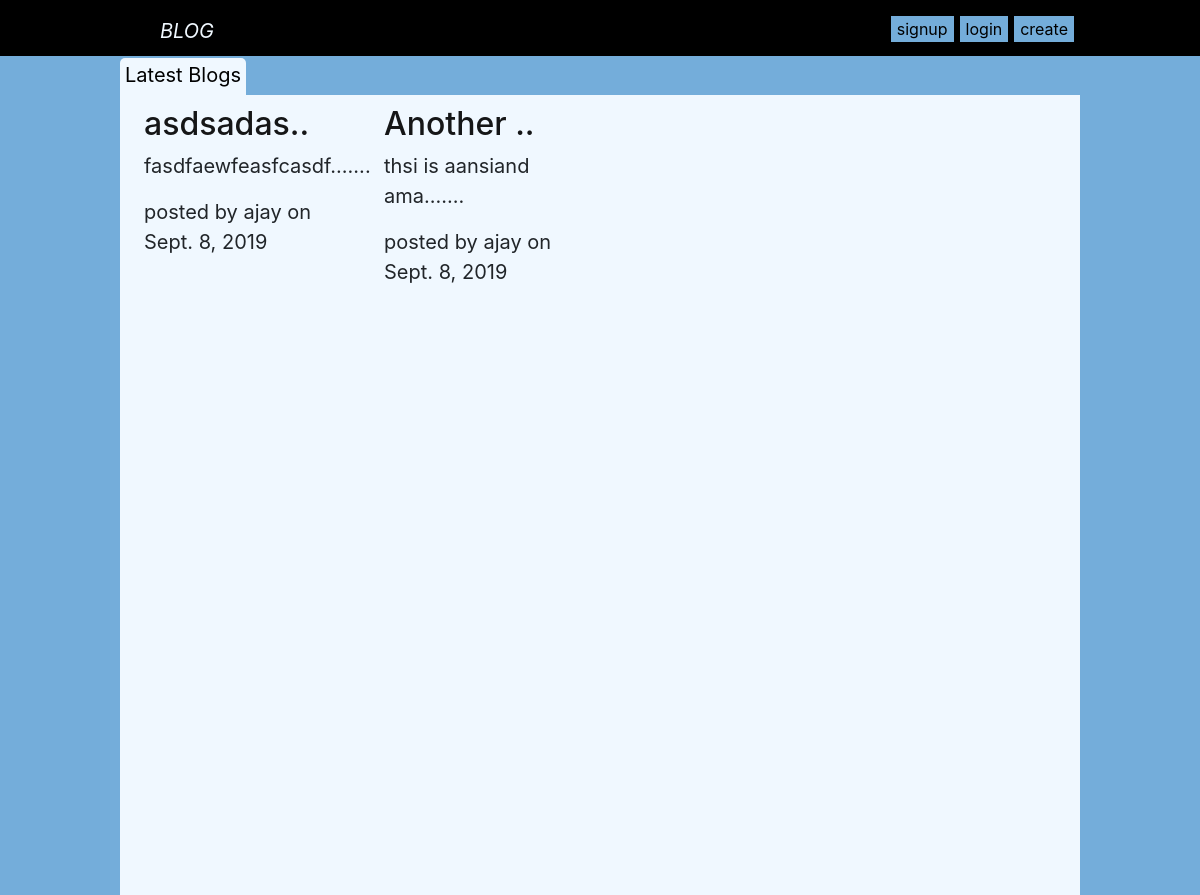
Before: / with the older database file.
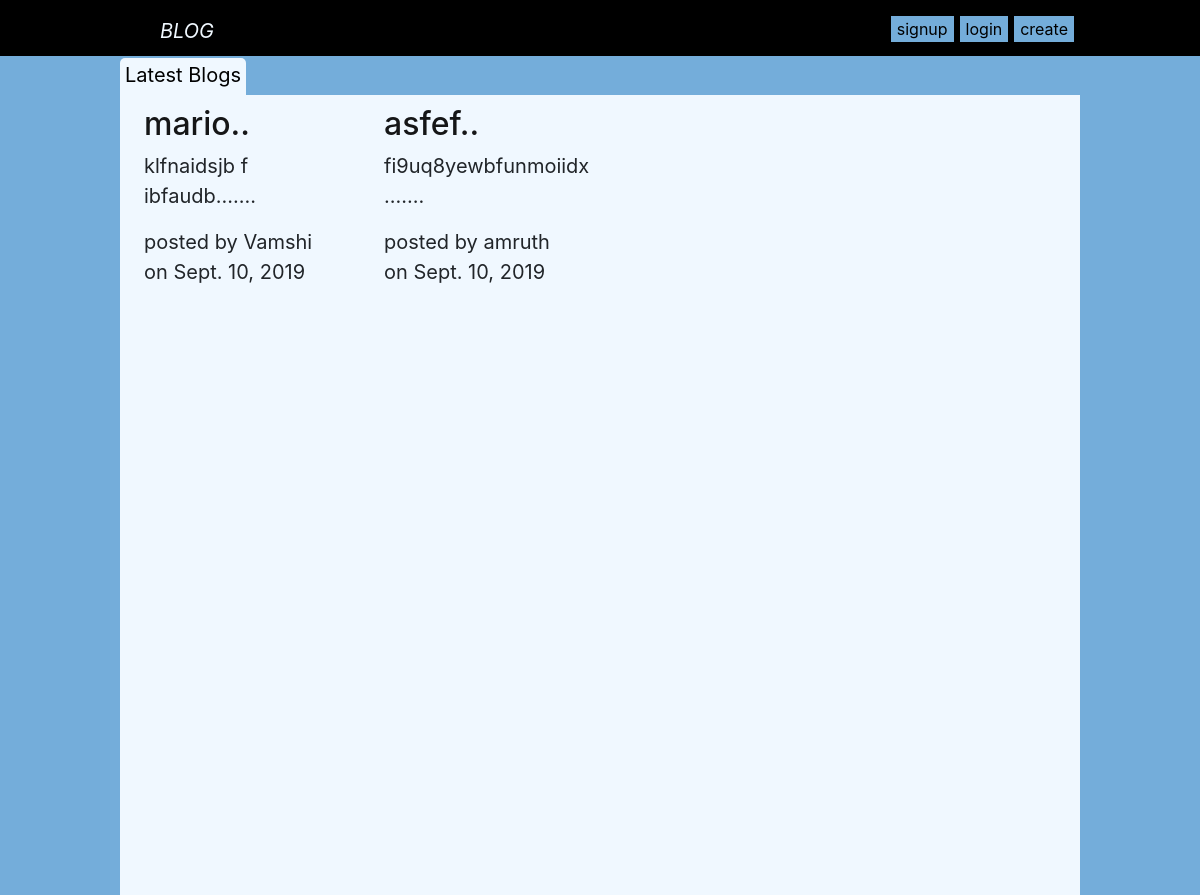
After: the same page with the newer database file.
### articles/models.py (models this page shows, shortened)
class Article(models.Model):
	title=models.CharField(max_length=100)
	slug=models.SlugField()
	body=models.TextField()
	date=models.DateField(auto_now_add=True)
	thumb=models.ImageField(blank=False,upload_to='media/')
	author=models.ForeignKey(User,on_delete=models.CASCADE)
	def reduce(self):
		return self.body[:20] + "...."
	def titleReduce(self):
		return self.title[:8]+".."

### articles/views.py (the view)
# urls.py: path('',views.home,name='list'),
def home(request):
	articles_list=Article.objects.all().order_by('date')
	context={
		'articles':articles_list,
	}
	return render(request,'articles/home.html',context)

### articles/templates/articles/home.html (shortened to what this page needs)
{% extends 'base.html' %}
{% block content%}
	<div id="container">
		<ul id='sub-nav'>
			{% if request.path == '/' or request.path == '/articles/' %}
			<li id="header"><a class="blog_type selected" href="{% url 'home' %}">Latest Blogs</a></li>
			{% else %}
			<li id="header"><a class="blog_type" href="{% url 'home' %}">Latest Blogs</a></li>
			{% if user.is_authenticated %}
			<li id="header"><a class="blog_type selected" href="{% url 'articles:myblogs' %}">My Blogs</a></li>
		</ul>
			{% endif %}
			{% endif %}
		<div id="article-space">
		{% for a in articles %}
		<div class="article">
			<h2><a href="{% url 'articles:details' slug=a.slug %}">{{a.titleReduce}}</a></h2>
			<p>{{a.reduce}}...</p>
			<p>posted by {{a.author}} on {{a.date}}</p>
		</div>
		{%endfor%}
		</div>
	</div>
{% endblock %}

### templates/base.html (shortened to what this page needs)
{% load staticfiles %}
<!doctype>
<html>
	<head>
		<link rel="stylesheet" type="text/css" href="{% static 'style.css' %}">
		<link rel="stylesheet" href="https://stackpath.bootstrapcdn.com/bootstrap/4.3.1/css/bootstrap.min.css">
	</head>
	<body id="background">
		<nav>
			<div id="container">
			<p id ='logo'><a href="{% url 'articles:list' %}">BLOG</a></p>
			<ul>
				{% if request.path != '/articles/create' %}
				<li>
					<form action="{% url 'articles:create' %}" method="POST">
						<input value="create" type="submit" class="nav-buttons">
					</form>
				</li>
				{% endif %}
					{% if user.is_authenticated %}
				<li>
					<form action="{% url 'accounts:logout' %}" method="POST">
						{% csrf_token %}
						<input type="submit" value="logout" class="nav-buttons">
					</form>
				</li>
				{% else %}
				<li>
					<form action="{% url 'accounts:login' %}" method="POST">
						<input type="submit" value="login" class="nav-buttons">
					</form>
				</li>
				<li>
					<form action="{% url 'accounts:signup' %}" method="POST">
						<input type="submit" value="signup" class="nav-buttons">
					</form>
				</li>
				{% endif %}
			</ul>
			</div>
		</nav>
		{% block content %}
		{% endblock %}
	</body>
</html>

### static/style.css (style rules this page uses)
#background { background-color: #74adda; }
#container { width:80%; margin:0 auto; }
nav { background-color: #000000; position:fixed; width:100%; color:aliceblue; font-style:italic; }
ul { list-style: none; margin:0px; }
li { float:right; height:40px }
#logo { float:left; padding:0 10px 10px 10px; margin:0 0 0 30px; font-size:20; }
#header { padding-top:60px; margin-left:2.5%; }
.nav-buttons { margin:0px 6px 0px 0px; border:none; background-color:#74adda; }
.article { float:left; width:25%; padding:1% 2.5% 1% 2.5%; border:1px blue; }
.article h2 a { color: #151617; }
.blog_type { border-radius:5px 5px 0px 0px; margin-right:20px; padding:5 5 10px 5; color:black; }
.selected { background-color:aliceblue; }
ul#sub-nav { width:100%; list-style:none; margin:0; padding:0; float:left; font-size:20px; }
li#header { float:left; display:inline-block; margin:0; }
div#article-space { float:left; width:100%; height:100%; background-color:aliceblue; margin-top:35px; }
#logo a { color:aliceblue; }

Changed rows visible on the page:
removed Article: titleReduce "asdsadas..", reduce "fasdfaewfeasfcasdf....", author "ajay", date "Sept. 8, 2019"
removed Article: titleReduce "Another ..", reduce "thsi is aansiand ama....", author "ajay", date "Sept. 8, 2019"
added Article: titleReduce "mario..", reduce "klfnaidsjb f ibfaudb....", author "Vamshi", date "Sept. 10, 2019"
added Article: titleReduce "asfef..", reduce "fi9uq8yewbfunmoiidx ....", author "amruth", date "Sept. 10, 2019"
